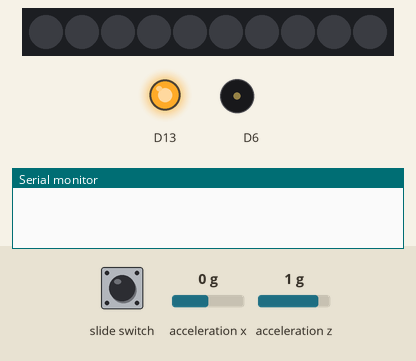
Recording of a sketch running on a simulated Adafruit Circuit Playground Express. Shown: 10 RGB LEDs in strip order, left to right, output pins drawn as LEDs (lit = HIGH), buzzer (waves = sounding), the last lines printed to the serial monitor. Dashed ring = blinking. The test bench sets the inputs (shaded band); at power-on: acceleration z 1 g, acceleration x 0 g. Dim RGB values are drawn brighter than linear.

Above: at 1.2 s.
1.3 s: slide switch set LOW
At 4.2 s:
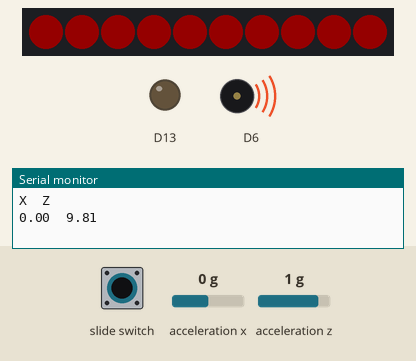
4.3 s: acceleration z set to 0 g
At 7.1 s:
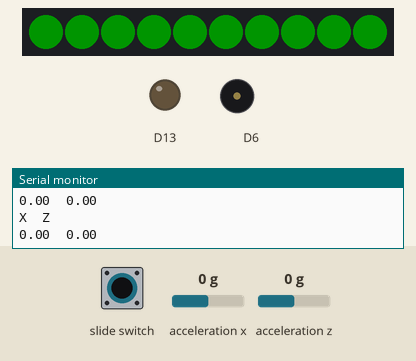
7.3 s: acceleration z set to -0.2 g
8.8 s: acceleration z set to -0.5 g
At 9.31 s:
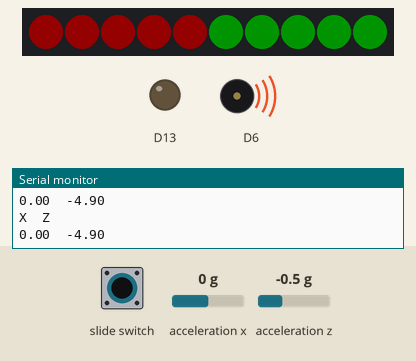
10.9 s: slide switch pulsed HIGH 2 times (0.12 s each, 0.3 s apart)
At 11.52 s:
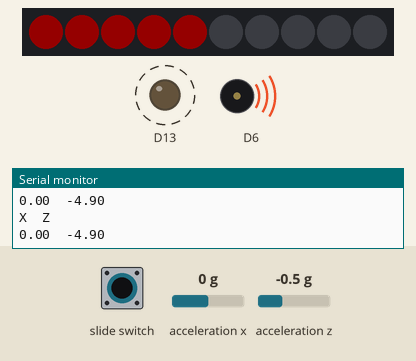
13.1 s: slide switch set HIGH
At 13.7 s:
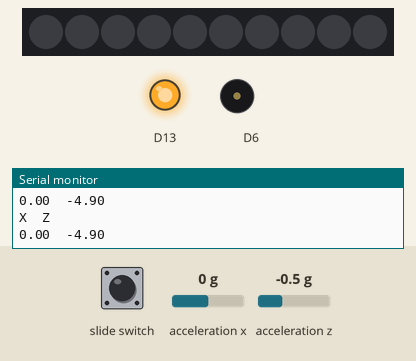
Timing chart, 0 to 15.6 s (numbered marks = the images above; inputs shaded):
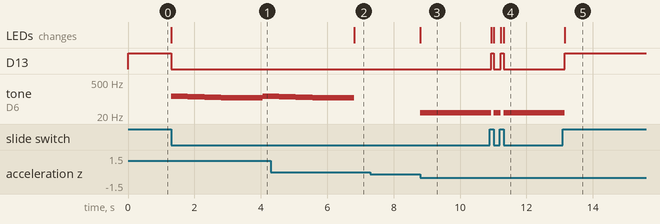

The sketch:

LoveThySpineUpdated.ino
```cpp
#include <Adafruit_CircuitPlayground.h>

/*
  THE ACCELEROMETER AT REST RECORDS A VALUE OF 1G, OR 9.8 m/s^2
  ACCELERATION IN ANY DIRECTION IS REFLECTED IN THE CONCURRENT VALUE
*/

   double wahFreq[]={261.626/2.0, 246.942/2.0, 233.082/2.0, 220.000/2.0};
   int wahDuration[]={500, 500, 500, 1250};

void setup()
{
  CircuitPlayground.begin();
}


void loop()
{

  bool slideSwitch = CircuitPlayground.slideSwitch();

  double motionX = CircuitPlayground.motionX();

  double motionZ = CircuitPlayground.motionZ(); // don't want it global, it's a constantly changing value

  if (slideSwitch == 0)
  {
    CircuitPlayground.redLED(LOW);  //turn off LED at pin D13, to show that the switch is to the left

    if (abs(motionZ) < 3) //if person is within '3 units' of proper posture
    {
      for (int led = 0; led <= 9; led++)
      {
        CircuitPlayground.setPixelColor(led, 0, 255, 0); //all leds light up green
      }
    }
//=====================================================================================================
    if (abs(motionZ) >= 3 && abs(motionZ) <= 5) //if person moves at least '3 units' forward or back
    {
      for (int led = 0; led <= 4; led++)
      {
        CircuitPlayground.setPixelColor(led, 255, 0, 0); //all leds light up red
      }

      /*I FIGURED OUT THAT PLAYING THIS FREQUENCY ON THIS KIND OF SPEAKER FOR THIS DURATION
        WILL OUTPUT A SOUND SIMILAR TO 'TSK TSK',
        ...AND MUCH PREFER THIS TO AN ANNOYING CHIRP. IT IS LITERALLY A LOW FREQUENCY VIBRATION
      */
      CircuitPlayground.playTone(27.5, 100); //play very low A
      /*for(int blk=2500; blk>0; blk--){
        CircuitPlayground.clearPixels();
      }*/
    }

//===================================================================================================
    if (abs(motionZ) > 5) //if person moves at least '5 units' forward or back
    {
      for (int led = 0; led <= 9; led++)
      {
        CircuitPlayground.setPixelColor(led, 255, 0, 0); //all leds light up red
      }

      for(int x = 0; x < 4; x++)
      {
        CircuitPlayground.playTone(wahFreq[x],wahDuration[x]);
      }
     }


//=================================================================
  Serial.println("X\tZ");
  Serial.print(motionX);
  Serial.print("\t");
  Serial.println(motionZ);
  }

  else if (slideSwitch == 1) //if the slide switch is to the left
  {
    CircuitPlayground.clearPixels(); //turn off all LEDs so as to not annoy wearer
    CircuitPlayground.redLED(HIGH);  //turn on only LED at pin D13, to show that the switch is to the left
  }

}
```

Measured:
- the behaviour switches between -0.3 and -0.4 g on acceleration z (found by bisection; images 2 and 3)
- after the input at 1.3 s, D13: HIGH → LOW at once; tone on D6: plays 130 Hz for 0.50 s, 123 Hz for 0.50 s, 116 Hz for 0.50 s, 110 Hz for 1.3 s, 130 Hz for 0.24 s, starting at once; the LEDs: change at once (image 1)
- after the input at 4.3 s, the LEDs: change after 2.5 s (image 2)
- after the input at 8.8 s, tone on D6: silent → 27 Hz at once; the LEDs: change at once (image 3)
- after the input at 10.9 s, D13: alternates HIGH for 0.09 s and LOW for 0.20 s, 4 changes in all, then stays LOW, starting after 0.05 s; tone on D6: alternates 27 Hz for 0.20 s and silent for 0.09 s, 4 changes in all, then stays 27 Hz, starting after 0.05 s; the LEDs: first change after 0.05 s (image 4 shows a later state)
- after the input at 13.1 s, D13: LOW → HIGH after 0.06 s; tone on D6: 27 Hz → silent after 0.06 s; the LEDs: change after 0.06 s (image 5)
